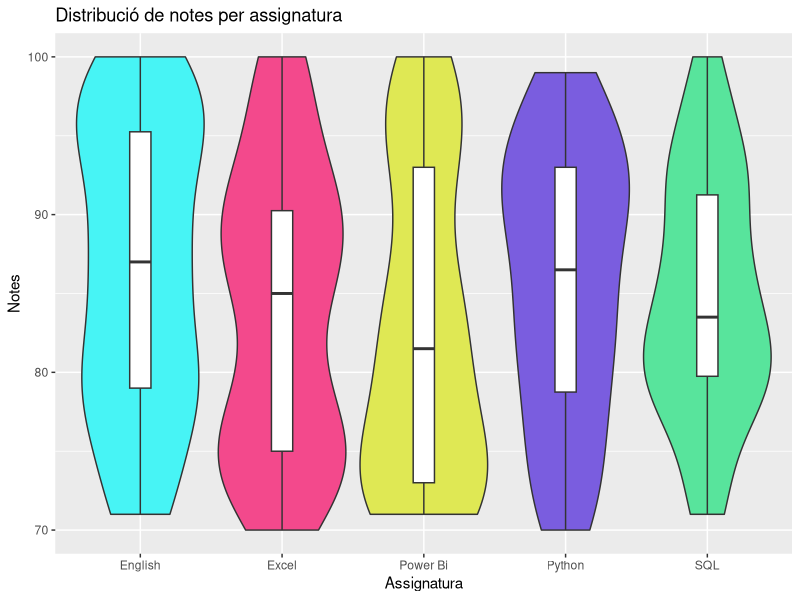

This figure's R source:
tryCatch({
  data <- read.csv("Violin_data_cleaned.csv", header=TRUE)
  print("Fitxer llegit correctament")
}, error = function(e){
  cat("Error en llegir el fitxer:", conditionMessage(e))
})

library(dplyr)
data_filtered <- data %>% # Ref.10
  select(sql_marks, excel_marks, python_marks, power_bi_marks, english_marks)
data_filtered

library(ggplot2) # Ref.11, Ref.12, Ref.13 i Ref.14
ggplot() +
  geom_violin(data = data_filtered, aes(x = "SQL", y = sql_marks), fill = "#58E49C") +
  geom_boxplot(data = data_filtered, aes(x = "SQL", y = sql_marks), width = 0.15, fill = "white") +
  
  geom_violin(data = data_filtered, aes(x = "Python", y = python_marks), fill = "#7A5DDF") +
  geom_boxplot(data = data_filtered, aes(x = "Python", y = python_marks), width = 0.15, fill = "white") +
  
  geom_violin(data = data_filtered, aes(x = "Power Bi", y = power_bi_marks), fill = "#DFE854") +
  geom_boxplot(data = data_filtered, aes(x = "Power Bi", y = power_bi_marks), width = 0.15, fill = "white") +
  
  geom_violin(data = data_filtered, aes(x = "Excel", y = excel_marks), fill = "#F3498C") +
  geom_boxplot(data = data_filtered, aes(x = "Excel", y = excel_marks), width = 0.15, fill = "white") +
  
  geom_violin(data = data_filtered, aes(x = "English", y = english_marks), fill = "#47F4F5") +
  geom_boxplot(data = data_filtered, aes(x = "English", y = english_marks), width = 0.15, fill = "white") +
  
  labs(x = "Assignatura", y = "Notes", title = "Distribució de notes per assignatura")


